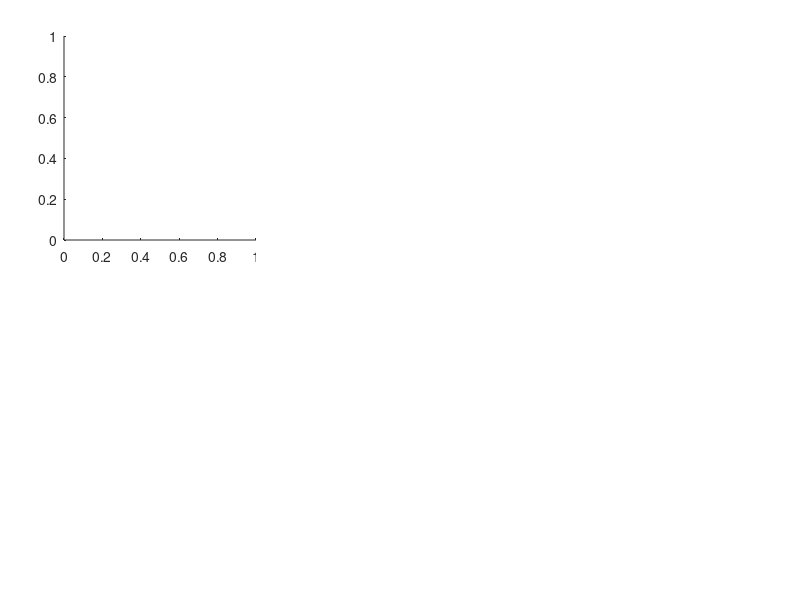

Write MATLAB code to recreate this figure. (Note: this script raises an error after producing the figure.)
clc;clear;close all;
restoredefaultpath;
pos_x0=0.08;
pos_y0=0.12;
length_x=0.24;
length_y=0.34;
%%%%%%%%%%%%%%%%%%%%%%%%%%%%%%%%%%%%%

nK=2;%number of g vectors in each side
L=40;
%%%%%%%%%%%%%%%%%%%%%%%%%%%%%%%%%%%%%

pos=[pos_x0,pos_y0+0.48,length_x,length_y];
subplot('Position',pos);


%addpath('D:\My Documents\Code\matlab\m\twist_bilayer\ED_TBG\Helical_trilayer\Chern_mosaic\split_band')
stack="ABA";%"ABA","AAA"
a0 = 2.46e-10;
% theta_ = 1.1322795155315042;
if stack=="ABA"
    theta_ = 1.5;
elseif stack=="AAA"
    theta_ = 0.68;
end
theta=theta_/180*pi;
kd = 4*pi/(3*a0);
ktheta = 2*kd*sin(theta/2);

hbar = 1.054571817e-34;
J_to_meV = 6.24150636e21; %meV

kappa=0;
wab = 110;%mev
waa = wab*kappa;
% v0 = 5.581706932471464;
% v0 = 0.8481*10^6;%m/s;
v0 = 1*10^6;%m/s
v=v0*hbar*J_to_meV;%meV


%ktheta = wab/(alpha*v0)
am = a0/(2*sin(theta/2));

parameters.valley=-1;
parameters.theta_=theta_;


parameters.ktheta=ktheta;
parameters.v=v;
parameters.waa=waa;
parameters.wab=wab;%110.7;%mev

alpha = wab/(2*parameters.v*kd*sin(theta/2));



a1=2*pi/ktheta*[sqrt(3)/2,1/2]*(4/3);
a2=2*pi/ktheta*[-sqrt(3)/2,1/2]*(4/3);

if stack=="ABA"
    Phi=[0,1,-1]*(2*pi/3);
elseif stack=="AAA"
    Phi=[0,0,0]*(2*pi/3);
end

% AB_potential1=[40,0];
% AB_potential2=[40,0];
% AB_potential3=[40,0];
AB_potential1=[-8,8];
AB_potential2=[-8,8];
AB_potential3=[-8,8];
parameters.AB_potential=[AB_potential1;AB_potential2;AB_potential3];




E_keep=2;

[H,eu,ev,q1,q2,q3,basis]=band_single_k(parameters,Phi,[0,0],nK);




k_gamma1=[0,0];
k_K=-q1;
k_Kp=-2*q1;
k_gamma2=k_Kp+q3;

PA=q2+q1;%K'
PB=q2;%K
PC=q2-q1;%Gamma1
PD=q2-q3;%Gamma2

M=(q2-q3)/2;

% 
% path1=k_line(PA,PB,L);
% path2=k_line(PB,PC,L);
% path3=k_line(PC,PD,2*L);
% path4=k_line(PD,PA,L);


path1=k_line(PB,PA,L);
path2=k_line(PA,M,L);
path3=k_line(M,PD,L);
path4=k_line(PD,PB,L);

path=[path1;path2(2:end,:);path3(2:end,:);path4(2:end,:)];


Es_set=zeros(E_keep*2,length(path));
Ea=[];
Eb=[];
for cc=1:length(path)
    [H,eu,ev,q1,q2,q3,basis]=band_single_k(parameters,Phi,path(cc,:),nK);
    dimm=length(eu);
    Es_set(:,cc)=eu(dimm/2-E_keep+1:dimm/2+E_keep);
    plot(cc, Es_set(:,cc),'k.');hold on;
    siz=length(eu);
    Ea=[Ea,eu(siz/2)];
    Eb=[Eb,eu(siz/2+1)];
end
ylabel('$E$ (meV)','interpreter','latex')
xticks([1 L-1 2*L-2,3*L-3,4*L-4])
xticklabels({'K','K^{\prime}','M','\Gamma','K'})

set(gca,'fontsize',12)
% xticks([0 12  24  36 ])
% xticklabels({'0','12','24','36'})
% title("FQAH at $\nu=1/3$",'interpreter','latex')
title("Spectrum",'interpreter','latex')
set(gca,'TickLength',[0.03, 0.01])
rectangle('position',[1,2,4*L-2,10],'edgecolor','r','LineStyle','--');

axis([0,4*L,-30,30])
text(50,20,'$C=-2$',  'Interpreter', 'latex', 'fontsize', 12);
text(50,-20,'$C=1$',  'Interpreter', 'latex', 'fontsize', 12);

title(['$\theta=1.5, \kappa=0,$ \boldmath $\mu$ $=$ \boldmath $\mu_1$'],'interpreter','latex','fontsize',14)

text(-32,35,'(a)',  'Interpreter', 'latex', 'fontsize', 15,'color','k');

%%%%%%%%%%%%%%%%%%%%%%%%%%%%%%%%%%%%%


%%%%%%%%%%%%%%%%%%%%%%%%%%%%%%%%%%%%%

pos=[pos_x0+1/3,pos_y0+0.48,length_x,length_y];
subplot('Position',pos);

%addpath('D:\My Documents\Code\matlab\m\twist_bilayer\ED_TBG\Helical_trilayer\Chern_mosaic\split_band')
stack="ABA";%"ABA","AAA"
a0 = 2.46e-10;
% theta_ = 1.1322795155315042;
if stack=="ABA"
    theta_ = 1.5;
elseif stack=="AAA"
    theta_ = 0.68;
end
theta=theta_/180*pi;
kd = 4*pi/(3*a0);
ktheta = 2*kd*sin(theta/2);

hbar = 1.054571817e-34;
J_to_meV = 6.24150636e21; %meV

kappa=0;
wab = 110;%mev
waa = wab*kappa;
% v0 = 5.581706932471464;
% v0 = 0.8481*10^6;%m/s;
v0 = 1*10^6;%m/s
v=v0*hbar*J_to_meV;%meV


%ktheta = wab/(alpha*v0)
am = a0/(2*sin(theta/2));

parameters.valley=-1;
parameters.theta_=theta_;


parameters.ktheta=ktheta;
parameters.v=v;
parameters.waa=waa;
parameters.wab=wab;%110.7;%mev

alpha = wab/(2*parameters.v*kd*sin(theta/2));



a1=2*pi/ktheta*[sqrt(3)/2,1/2]*(4/3);
a2=2*pi/ktheta*[-sqrt(3)/2,1/2]*(4/3);

if stack=="ABA"
    Phi=[0,1,-1]*(2*pi/3);
elseif stack=="AAA"
    Phi=[0,0,0]*(2*pi/3);
end

% AB_potential1=[40,0];
% AB_potential2=[40,0];
% AB_potential3=[40,0];
AB_potential1=[0,0];
AB_potential2=[0,0];
AB_potential3=[-20,20];
parameters.AB_potential=[AB_potential1;AB_potential2;AB_potential3];



%nK=4;%number of g vectors in each side
E_keep=2;

[H,eu,ev,q1,q2,q3,basis]=band_single_k(parameters,Phi,[0,0],nK);




k_gamma1=[0,0];
k_K=-q1;
k_Kp=-2*q1;
k_gamma2=k_Kp+q3;

PA=q2+q1;%K'
PB=q2;%K
PC=q2-q1;%Gamma1
PD=q2-q3;%Gamma2

M=(q2-q3)/2;

% 
% path1=k_line(PA,PB,L);
% path2=k_line(PB,PC,L);
% path3=k_line(PC,PD,2*L);
% path4=k_line(PD,PA,L);


path1=k_line(PB,PA,L);
path2=k_line(PA,M,L);
path3=k_line(M,PD,L);
path4=k_line(PD,PB,L);

path=[path1;path2(2:end,:);path3(2:end,:);path4(2:end,:)];


Es_set=zeros(E_keep*2,length(path));
Ea=[];
Eb=[];
for cc=1:length(path)
    [H,eu,ev,q1,q2,q3,basis]=band_single_k(parameters,Phi,path(cc,:),nK);
    dimm=length(eu);
    Es_set(:,cc)=eu(dimm/2-E_keep+1:dimm/2+E_keep);
    plot(cc, Es_set(:,cc),'k.');hold on;
    siz=length(eu);
    Ea=[Ea,eu(siz/2)];
    Eb=[Eb,eu(siz/2+1)];
end
ylabel('$E$ (meV)','interpreter','latex')
xticks([1 L-1 2*L-2,3*L-3,4*L-4])
xticklabels({'K','K^{\prime}','M','\Gamma','K'})

set(gca,'fontsize',12)
% xticks([0 12  24  36 ])
% xticklabels({'0','12','24','36'})
% title("FQAH at $\nu=1/3$",'interpreter','latex')
title("Spectrum",'interpreter','latex')
set(gca,'TickLength',[0.03, 0.01])
rectangle('position',[1,2,4*L-2,10],'edgecolor','r','LineStyle','--');

axis([0,4*L,-30,30])
text(105,20,'$C=-2$',  'Interpreter', 'latex', 'fontsize', 12);
text(105,-20,'$C=1$',  'Interpreter', 'latex', 'fontsize', 12);

title(['$\theta=1.5, \kappa=0,$ \boldmath $\mu$ $=$ \boldmath $\mu_2$'],'interpreter','latex','fontsize',14)

text(-32,35,'(b)',  'Interpreter', 'latex', 'fontsize', 15,'color','k');

%%%%%%%%%%%%%%%%%%%%%%%%%%%%%%%%%%%%%
pos=[pos_x0+2/3,pos_y0+0.48,length_x,length_y];
subplot('Position',pos);

%addpath('D:\My Documents\Code\matlab\m\twist_bilayer\ED_TBG\Helical_trilayer\Chern_mosaic\split_band')
stack="ABA";%"ABA","AAA"
a0 = 2.46e-10;
% theta_ = 1.1322795155315042;
if stack=="ABA"
    theta_ = 1.5;
elseif stack=="AAA"
    theta_ = 0.68;
end
theta=theta_/180*pi;
kd = 4*pi/(3*a0);
ktheta = 2*kd*sin(theta/2);

hbar = 1.054571817e-34;
J_to_meV = 6.24150636e21; %meV

kappa=0;
wab = 110;%mev
waa = wab*kappa;
% v0 = 5.581706932471464;
% v0 = 0.8481*10^6;%m/s;
v0 = 1*10^6;%m/s
v=v0*hbar*J_to_meV;%meV


%ktheta = wab/(alpha*v0)
am = a0/(2*sin(theta/2));

parameters.valley=-1;
parameters.theta_=theta_;


parameters.ktheta=ktheta;
parameters.v=v;
parameters.waa=waa;
parameters.wab=wab;%110.7;%mev

alpha = wab/(2*parameters.v*kd*sin(theta/2));



a1=2*pi/ktheta*[sqrt(3)/2,1/2]*(4/3);
a2=2*pi/ktheta*[-sqrt(3)/2,1/2]*(4/3);

if stack=="ABA"
    Phi=[0,1,-1]*(2*pi/3);
elseif stack=="AAA"
    Phi=[0,0,0]*(2*pi/3);
end

% AB_potential1=[40,0];
% AB_potential2=[40,0];
% AB_potential3=[40,0];
AB_potential1=[-8,8];
AB_potential2=[-0,0];
AB_potential3=[-8,8];
parameters.AB_potential=[AB_potential1;AB_potential2;AB_potential3];



%nK=4;%number of g vectors in each side
E_keep=2;

[H,eu,ev,q1,q2,q3,basis]=band_single_k(parameters,Phi,[0,0],nK);




k_gamma1=[0,0];
k_K=-q1;
k_Kp=-2*q1;
k_gamma2=k_Kp+q3;

PA=q2+q1;%K'
PB=q2;%K
PC=q2-q1;%Gamma1
PD=q2-q3;%Gamma2

M=(q2-q3)/2;

% 
% path1=k_line(PA,PB,L);
% path2=k_line(PB,PC,L);
% path3=k_line(PC,PD,2*L);
% path4=k_line(PD,PA,L);


path1=k_line(PB,PA,L);
path2=k_line(PA,M,L);
path3=k_line(M,PD,L);
path4=k_line(PD,PB,L);

path=[path1;path2(2:end,:);path3(2:end,:);path4(2:end,:)];


Es_set=zeros(E_keep*2,length(path));
Ea=[];
Eb=[];
for cc=1:length(path)
    [H,eu,ev,q1,q2,q3,basis]=band_single_k(parameters,Phi,path(cc,:),nK);
    dimm=length(eu);
    Es_set(:,cc)=eu(dimm/2-E_keep+1:dimm/2+E_keep);
    plot(cc, Es_set(:,cc),'k.');hold on;
    siz=length(eu);
    Ea=[Ea,eu(siz/2)];
    Eb=[Eb,eu(siz/2+1)];
end
ylabel('$E$ (meV)','interpreter','latex')
xticks([1 L-1 2*L-2,3*L-3,4*L-4])
xticklabels({'K','K^{\prime}','M','\Gamma','K'})

set(gca,'fontsize',12)
% xticks([0 12  24  36 ])
% xticklabels({'0','12','24','36'})
% title("FQAH at $\nu=1/3$",'interpreter','latex')
title("Spectrum",'interpreter','latex')
set(gca,'TickLength',[0.03, 0.01])
rectangle('position',[1,2,4*L-2,10],'edgecolor','r','LineStyle','--');

axis([0,4*L,-30,30])
text(105,20,'$C=-2$',  'Interpreter', 'latex', 'fontsize', 12);
text(105,-20,'$C=1$',  'Interpreter', 'latex', 'fontsize', 12);

title(['$\theta=1.5, \kappa=0,$ \boldmath $\mu$ $=$ \boldmath $\mu_3$'],'interpreter','latex','fontsize',14)

text(-32,35,'(c)',  'Interpreter', 'latex', 'fontsize', 15,'color','k');

%%%%%%%%%%%%%%%%%%%%%%%%%%%%%%%%%%%%%
pos=[pos_x0,pos_y0,length_x,length_y];
subplot('Position',pos);

%addpath('D:\My Documents\Code\matlab\m\twist_bilayer\ED_TBG\Helical_trilayer\Chern_mosaic\split_band')
stack="ABA";%"ABA","AAA"
a0 = 2.46e-10;
% theta_ = 1.1322795155315042;
if stack=="ABA"
    theta_ = 1.5;
elseif stack=="AAA"
    theta_ = 0.68;
end
theta=theta_/180*pi;
kd = 4*pi/(3*a0);
ktheta = 2*kd*sin(theta/2);

hbar = 1.054571817e-34;
J_to_meV = 6.24150636e21; %meV

kappa=0;
wab = 110;%mev
waa = wab*kappa;
% v0 = 5.581706932471464;
% v0 = 0.8481*10^6;%m/s;
v0 = 1*10^6;%m/s
v=v0*hbar*J_to_meV;%meV


%ktheta = wab/(alpha*v0)
am = a0/(2*sin(theta/2));

parameters.valley=-1;
parameters.theta_=theta_;


parameters.ktheta=ktheta;
parameters.v=v;
parameters.waa=waa;
parameters.wab=wab;%110.7;%mev

alpha = wab/(2*parameters.v*kd*sin(theta/2));



a1=2*pi/ktheta*[sqrt(3)/2,1/2]*(4/3);
a2=2*pi/ktheta*[-sqrt(3)/2,1/2]*(4/3);

if stack=="ABA"
    Phi=[0,1,-1]*(2*pi/3);
elseif stack=="AAA"
    Phi=[0,0,0]*(2*pi/3);
end

% AB_potential1=[40,0];
% AB_potential2=[40,0];
% AB_potential3=[40,0];
AB_potential1=[-4,4];
AB_potential2=[-6,6];
AB_potential3=[-8,8];
parameters.AB_potential=[AB_potential1;AB_potential2;AB_potential3];



%nK=4;%number of g vectors in each side
E_keep=2;

[H,eu,ev,q1,q2,q3,basis]=band_single_k(parameters,Phi,[0,0],nK);




k_gamma1=[0,0];
k_K=-q1;
k_Kp=-2*q1;
k_gamma2=k_Kp+q3;

PA=q2+q1;%K'
PB=q2;%K
PC=q2-q1;%Gamma1
PD=q2-q3;%Gamma2

M=(q2-q3)/2;

% 
% path1=k_line(PA,PB,L);
% path2=k_line(PB,PC,L);
% path3=k_line(PC,PD,2*L);
% path4=k_line(PD,PA,L);


path1=k_line(PB,PA,L);
path2=k_line(PA,M,L);
path3=k_line(M,PD,L);
path4=k_line(PD,PB,L);

path=[path1;path2(2:end,:);path3(2:end,:);path4(2:end,:)];


Es_set=zeros(E_keep*2,length(path));
Ea=[];
Eb=[];
for cc=1:length(path)
    [H,eu,ev,q1,q2,q3,basis]=band_single_k(parameters,Phi,path(cc,:),nK);
    dimm=length(eu);
    Es_set(:,cc)=eu(dimm/2-E_keep+1:dimm/2+E_keep);
    plot(cc, Es_set(:,cc),'k.');hold on;
    siz=length(eu);
    Ea=[Ea,eu(siz/2)];
    Eb=[Eb,eu(siz/2+1)];
end
ylabel('$E$ (meV)','interpreter','latex')
xticks([1 L-1 2*L-2,3*L-3,4*L-4])
xticklabels({'K','K^{\prime}','M','\Gamma','K'})

set(gca,'fontsize',12)
% xticks([0 12  24  36 ])
% xticklabels({'0','12','24','36'})
% title("FQAH at $\nu=1/3$",'interpreter','latex')
title("Spectrum",'interpreter','latex')
set(gca,'TickLength',[0.03, 0.01])
rectangle('position',[1,2,4*L-2,10],'edgecolor','r','LineStyle','--');

axis([0,4*L,-30,30])
text(105,20,'$C=-2$',  'Interpreter', 'latex', 'fontsize', 12);
text(105,-20,'$C=1$',  'Interpreter', 'latex', 'fontsize', 12);

title(['$\theta=1.5, \kappa=0,$ \boldmath $\mu$ $=$ \boldmath $\mu_4$'],'interpreter','latex','fontsize',14)

text(-32,35,'(d)',  'Interpreter', 'latex', 'fontsize', 15,'color','k');
%%%%%%%%%%%%%%%%%%%%%%%%%%%%%%%%%

pos=[pos_x0+1/3,pos_y0,length_x,length_y];
subplot('Position',pos);


%addpath('D:\My Documents\Code\matlab\m\twist_bilayer\ED_TBG\Helical_trilayer\Chern_mosaic\split_band')
stack="ABA";%"ABA","AAA"
a0 = 2.46e-10;
% theta_ = 1.1322795155315042;
if stack=="ABA"
    theta_ = 1.5;
elseif stack=="AAA"
    theta_ = 0.68;
end
theta=theta_/180*pi;
kd = 4*pi/(3*a0);
ktheta = 2*kd*sin(theta/2);

hbar = 1.054571817e-34;
J_to_meV = 6.24150636e21; %meV

kappa=0.6;
wab = 110;%mev
waa = wab*kappa;
% v0 = 5.581706932471464;
% v0 = 0.8481*10^6;%m/s;
v0 = 1*10^6;%m/s
v=v0*hbar*J_to_meV;%meV


%ktheta = wab/(alpha*v0)
am = a0/(2*sin(theta/2));

parameters.valley=-1;
parameters.theta_=theta_;


parameters.ktheta=ktheta;
parameters.v=v;
parameters.waa=waa;
parameters.wab=wab;%110.7;%mev

alpha = wab/(2*parameters.v*kd*sin(theta/2));



a1=2*pi/ktheta*[sqrt(3)/2,1/2]*(4/3);
a2=2*pi/ktheta*[-sqrt(3)/2,1/2]*(4/3);

if stack=="ABA"
    Phi=[0,1,-1]*(2*pi/3);
elseif stack=="AAA"
    Phi=[0,0,0]*(2*pi/3);
end

% AB_potential1=[40,0];
% AB_potential2=[40,0];
% AB_potential3=[40,0];
AB_potential1=[-4,4];
AB_potential2=[-6,6];
AB_potential3=[-8,8];
parameters.AB_potential=[AB_potential1;AB_potential2;AB_potential3];




E_keep=2;

[H,eu,ev,q1,q2,q3,basis]=band_single_k(parameters,Phi,[0,0],nK);




k_gamma1=[0,0];
k_K=-q1;
k_Kp=-2*q1;
k_gamma2=k_Kp+q3;

PA=q2+q1;%K'
PB=q2;%K
PC=q2-q1;%Gamma1
PD=q2-q3;%Gamma2

M=(q2-q3)/2;

% 
% path1=k_line(PA,PB,L);
% path2=k_line(PB,PC,L);
% path3=k_line(PC,PD,2*L);
% path4=k_line(PD,PA,L);


path1=k_line(PB,PA,L);
path2=k_line(PA,M,L);
path3=k_line(M,PD,L);
path4=k_line(PD,PB,L);

path=[path1;path2(2:end,:);path3(2:end,:);path4(2:end,:)];


Es_set=zeros(E_keep*2,length(path));
Ea=[];
Eb=[];
for cc=1:length(path)
    [H,eu,ev,q1,q2,q3,basis]=band_single_k(parameters,Phi,path(cc,:),nK);
    dimm=length(eu);
    Es_set(:,cc)=eu(dimm/2-E_keep+1:dimm/2+E_keep);
    plot(cc, Es_set(:,cc),'k.');hold on;
    siz=length(eu);
    Ea=[Ea,eu(siz/2)];
    Eb=[Eb,eu(siz/2+1)];
end
max(Es_set(3,:))-min(Es_set(3,:))
ylabel('$E$ (meV)','interpreter','latex')
xticks([1 L-1 2*L-2,3*L-3,4*L-4])
xticklabels({'K','K^{\prime}','M','\Gamma','K'})

set(gca,'fontsize',12)
% xticks([0 12  24  36 ])
% xticklabels({'0','12','24','36'})
% title("FQAH at $\nu=1/3$",'interpreter','latex')
title("Spectrum",'interpreter','latex')
set(gca,'TickLength',[0.03, 0.01])
rectangle('position',[1,2,4*L-2,24],'edgecolor','r','LineStyle','--');

axis([0,4*L,-30,30])
text(105,20,'$C=-2$',  'Interpreter', 'latex', 'fontsize', 12);
text(105,-20,'$C=1$',  'Interpreter', 'latex', 'fontsize', 12);

title(['$\theta=1.5, \kappa=0.6,$ \boldmath $\mu$ $=$ \boldmath $\mu_4$'],'interpreter','latex','fontsize',14)

text(-32,35,'(e)',  'Interpreter', 'latex', 'fontsize', 15,'color','k');

%%%%%%%%%%%%%%%%%%%%%%%%%%%%%%%%%%%%%



%%%%%%%%%%%%%%%%%%%%%%%%%%%%%%%%%%%%%

pos=[pos_x0+2/3,pos_y0,length_x,length_y];
subplot('Position',pos);


%addpath('D:\My Documents\Code\matlab\m\twist_bilayer\ED_TBG\Helical_trilayer\Chern_mosaic\split_band')
stack="ABA";%"ABA","AAA"
a0 = 2.46e-10;
% theta_ = 1.1322795155315042;
if stack=="ABA"
    theta_ = 1.44;
elseif stack=="AAA"
    theta_ = 0.68;
end
theta=theta_/180*pi;
kd = 4*pi/(3*a0);
ktheta = 2*kd*sin(theta/2);

hbar = 1.054571817e-34;
J_to_meV = 6.24150636e21; %meV

kappa=0.6;
wab = 110;%mev
waa = wab*kappa;
% v0 = 5.581706932471464;
% v0 = 0.8481*10^6;%m/s;
v0 = 1*10^6;%m/s
v=v0*hbar*J_to_meV;%meV


%ktheta = wab/(alpha*v0)
am = a0/(2*sin(theta/2));

parameters.valley=-1;
parameters.theta_=theta_;


parameters.ktheta=ktheta;
parameters.v=v;
parameters.waa=waa;
parameters.wab=wab;%110.7;%mev

alpha = wab/(2*parameters.v*kd*sin(theta/2));



a1=2*pi/ktheta*[sqrt(3)/2,1/2]*(4/3);
a2=2*pi/ktheta*[-sqrt(3)/2,1/2]*(4/3);

if stack=="ABA"
    Phi=[0,1,-1]*(2*pi/3);
elseif stack=="AAA"
    Phi=[0,0,0]*(2*pi/3);
end

% AB_potential1=[40,0];
% AB_potential2=[40,0];
% AB_potential3=[40,0];
AB_potential1=[-4,4];
AB_potential2=[-6,6];
AB_potential3=[-8,8];
parameters.AB_potential=[AB_potential1;AB_potential2;AB_potential3];



%nK=4;%number of g vectors in each side
E_keep=2;

[H,eu,ev,q1,q2,q3,basis]=band_single_k(parameters,Phi,[0,0],nK);




k_gamma1=[0,0];
k_K=-q1;
k_Kp=-2*q1;
k_gamma2=k_Kp+q3;

PA=q2+q1;%K'
PB=q2;%K
PC=q2-q1;%Gamma1
PD=q2-q3;%Gamma2

M=(q2-q3)/2;

% 
% path1=k_line(PA,PB,L);
% path2=k_line(PB,PC,L);
% path3=k_line(PC,PD,2*L);
% path4=k_line(PD,PA,L);


path1=k_line(PB,PA,L);
path2=k_line(PA,M,L);
path3=k_line(M,PD,L);
path4=k_line(PD,PB,L);

path=[path1;path2(2:end,:);path3(2:end,:);path4(2:end,:)];


Es_set=zeros(E_keep*2,length(path));
Ea=[];
Eb=[];
for cc=1:length(path)
    [H,eu,ev,q1,q2,q3,basis]=band_single_k(parameters,Phi,path(cc,:),nK);
    dimm=length(eu);
    Es_set(:,cc)=eu(dimm/2-E_keep+1:dimm/2+E_keep);
    plot(cc, Es_set(:,cc),'k.');hold on;
    siz=length(eu);
    Ea=[Ea,eu(siz/2)];
    Eb=[Eb,eu(siz/2+1)];
end
max(Es_set(3,:))-min(Es_set(3,:))
ylabel('$E$ (meV)','interpreter','latex')
xticks([1 L-1 2*L-2,3*L-3,4*L-4])
xticklabels({'K','K^{\prime}','M','\Gamma','K'})

set(gca,'fontsize',12)
% xticks([0 12  24  36 ])
% xticklabels({'0','12','24','36'})
% title("FQAH at $\nu=1/3$",'interpreter','latex')
title("Spectrum",'interpreter','latex')
set(gca,'TickLength',[0.03, 0.01])
rectangle('position',[1,2,4*L-2,24],'edgecolor','r','LineStyle','--');

axis([0,4*L,-30,30])
text(105,20,'$C=-2$',  'Interpreter', 'latex', 'fontsize', 12);
text(105,-20,'$C=1$',  'Interpreter', 'latex', 'fontsize', 12);

title(['$\theta=1.44, \kappa=0.6,$ \boldmath $\mu$ $=$ \boldmath $\mu_4$'],'interpreter','latex','fontsize',14)

text(-32,35,'(f)',  'Interpreter', 'latex', 'fontsize', 15,'color','k');






set(gcf,'Position',[100 100 850 420])




exportgraphics(gcf,'band_appendix.eps','ContentType','vector')





function Color=determine_color(value_range,value)
assert(value_range(1)<=value);
assert(value<=value_range(2));
    color1=[0,0,1];
    color2=[1,1,1];
    color3=[1,0,0];
    
    value1=value_range(1);
    value2=mean(value_range);
    value3=value_range(2);
    if value<value2
        da=value-value1;
        db=value2-value;
        Color=(da*color2+db*color1)/(da+db);
    elseif value==value2
        Color=color2;
    elseif value>value2
        da=value-value2;
        db=value3-value;
        Color=(da*color3+db*color2)/(da+db);
    end

end



function Egap=get_gap(epsilon,waa_set)
Kg_set=[6+1];
Ng_set=[1];
E_global=zeros(10,length(waa_set));

Eg_Ka=[];

Es_outside=[];

for cc=1:length(waa_set)
    filenm="two_band_theta1.44_waa"+num2str(waa_set(cc))+"_epsilon"+num2str(epsilon)+"_Np12.mat";
    load(filenm);
    Eg=min(sortcell(En_set));
    E_all=sortcell(En_set);
    E_global(:,cc)=E_all(1:size(E_global,1));


    Eg_Ka=[Eg_Ka,En_set{Kg_set(1)}(1:8)];

    E_outside=[];
    for dd=1:length(En_set)
        if length(find(Kg_set==dd))==0
            
            E_outside=[E_outside;En_set{dd}(1:8)];
        end
    end
    E_outside=sort(E_outside);
    Es_outside=[Es_outside,E_outside];

end


Eg=[Eg_Ka(1:1,:);];
Eg=min(Eg,[],1);

Eexcitation=min([Eg_Ka(2,:);Es_outside(1,:)],[],1);

Egap=Eexcitation-Eg;


end


function Ewidth=get_HF_bandwidth(epsilon,waa)
filenm=['e1theta1.44_epsilon',num2str(epsilon),'_waa',num2str(waa),'.mat'];
load(filenm);
L=sqrt(length(E_band1));


E_band1=reshape(E_band1,L,L);
E_Hatree1=reshape(E_Hatree1,L,L);
E_Hatree2=reshape(E_Hatree2,L,L);
E_=E_band1+E_Hatree1+E_Hatree2*2;
Ewidth=max(max(E_))-min(min(E_));

end